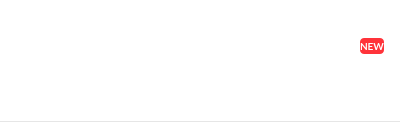
<?xml version="1.0" encoding="UTF-8"?>
<ui version="4.0">
 <class>AlertItem</class>
 <widget class="QWidget" name="AlertItem">
  <property name="geometry">
   <rect>
    <x>0</x>
    <y>0</y>
    <width>400</width>
    <height>122</height>
   </rect>
  </property>
  <property name="minimumSize">
   <size>
    <width>350</width>
    <height>122</height>
   </size>
  </property>
  <property name="maximumSize">
   <size>
    <width>400</width>
    <height>122</height>
   </size>
  </property>
  <property name="windowTitle">
   <string/>
  </property>
  <property name="styleSheet">
   <string notr="true">#AlertItem
{
background-color: #FFFFFF;
}</string>
  </property>
  <layout class="QVBoxLayout" name="verticalLayout">
   <property name="spacing">
    <number>10</number>
   </property>
   <property name="leftMargin">
    <number>0</number>
   </property>
   <property name="topMargin">
    <number>0</number>
   </property>
   <property name="rightMargin">
    <number>0</number>
   </property>
   <property name="bottomMargin">
    <number>0</number>
   </property>
   <item>
    <widget class="QWidget" name="widget_2" native="true">
     <property name="minimumSize">
      <size>
       <width>0</width>
       <height>0</height>
      </size>
     </property>
     <property name="maximumSize">
      <size>
       <width>16777215</width>
       <height>16777215</height>
      </size>
     </property>
     <layout class="QVBoxLayout" name="verticalLayout_2">
      <property name="spacing">
       <number>0</number>
      </property>
      <property name="leftMargin">
       <number>0</number>
      </property>
      <property name="topMargin">
       <number>10</number>
      </property>
      <property name="rightMargin">
       <number>0</number>
      </property>
      <property name="bottomMargin">
       <number>0</number>
      </property>
      <item>
       <widget class="QWidget" name="wTitle" native="true">
        <layout class="QHBoxLayout" name="horizontalLayout_4">
         <property name="leftMargin">
          <number>21</number>
         </property>
         <property name="topMargin">
          <number>0</number>
         </property>
         <property name="rightMargin">
          <number>16</number>
         </property>
         <property name="bottomMargin">
          <number>0</number>
         </property>
         <item>
          <widget class="QPushButton" name="bNotificationIcon">
           <property name="minimumSize">
            <size>
             <width>10</width>
             <height>8</height>
            </size>
           </property>
           <property name="maximumSize">
            <size>
             <width>10</width>
             <height>8</height>
            </size>
           </property>
           <property name="styleSheet">
            <string notr="true">#bNotificationIcon
{
border: none;
}</string>
           </property>
           <property name="text">
            <string/>
           </property>
           <property name="icon">
            <iconset>
             <normalon>:/images/share_arrow.png</normalon>
            </iconset>
           </property>
           <property name="iconSize">
            <size>
             <width>10</width>
             <height>8</height>
            </size>
           </property>
          </widget>
         </item>
         <item>
          <widget class="QLabel" name="lTitle">
           <property name="styleSheet">
            <string notr="true"/>
           </property>
           <property name="text">
            <string/>
           </property>
          </widget>
         </item>
        </layout>
       </widget>
      </item>
      <item>
       <widget class="QWidget" name="widget" native="true">
        <property name="minimumSize">
         <size>
          <width>0</width>
          <height>40</height>
         </size>
        </property>
        <property name="maximumSize">
         <size>
          <width>16777215</width>
          <height>40</height>
         </size>
        </property>
        <layout class="QHBoxLayout" name="horizontalLayout">
         <property name="leftMargin">
          <number>16</number>
         </property>
         <property name="topMargin">
          <number>0</number>
         </property>
         <property name="rightMargin">
          <number>16</number>
         </property>
         <property name="bottomMargin">
          <number>0</number>
         </property>
         <item>
          <widget class="QStackedWidget" name="sIconWidget">
           <property name="minimumSize">
            <size>
             <width>24</width>
             <height>24</height>
            </size>
           </property>
           <property name="maximumSize">
            <size>
             <width>24</width>
             <height>24</height>
            </size>
           </property>
           <property name="currentIndex">
            <number>0</number>
           </property>
           <widget class="QWidget" name="pContact">
            <layout class="QHBoxLayout" name="horizontalLayout_3">
             <property name="spacing">
              <number>0</number>
             </property>
             <property name="leftMargin">
              <number>0</number>
             </property>
             <property name="topMargin">
              <number>0</number>
             </property>
             <property name="rightMargin">
              <number>0</number>
             </property>
             <property name="bottomMargin">
              <number>0</number>
             </property>
             <item>
              <widget class="AvatarWidget" name="wAvatarContact" native="true">
               <property name="minimumSize">
                <size>
                 <width>24</width>
                 <height>24</height>
                </size>
               </property>
               <property name="maximumSize">
                <size>
                 <width>24</width>
                 <height>24</height>
                </size>
               </property>
              </widget>
             </item>
            </layout>
           </widget>
           <widget class="QWidget" name="pSharedFolder">
            <layout class="QHBoxLayout" name="horizontalLayout_2">
             <property name="spacing">
              <number>0</number>
             </property>
             <property name="leftMargin">
              <number>0</number>
             </property>
             <property name="topMargin">
              <number>0</number>
             </property>
             <property name="rightMargin">
              <number>0</number>
             </property>
             <property name="bottomMargin">
              <number>0</number>
             </property>
             <item>
              <widget class="QPushButton" name="bSharedFolder">
               <property name="minimumSize">
                <size>
                 <width>24</width>
                 <height>24</height>
                </size>
               </property>
               <property name="maximumSize">
                <size>
                 <width>24</width>
                 <height>24</height>
                </size>
               </property>
               <property name="styleSheet">
                <string notr="true">#bSharedFolder
{
border: none;
}</string>
               </property>
               <property name="text">
                <string/>
               </property>
               <property name="iconSize">
                <size>
                 <width>24</width>
                 <height>24</height>
                </size>
               </property>
              </widget>
             </item>
            </layout>
           </widget>
          </widget>
         </item>
         <item>
          <widget class="QLabel" name="lHeading">
           <property name="styleSheet">
            <string notr="true">#lHeading 
{ 
font-family: &quot;Lato&quot;; 
font-size: 16px; 
color: #333333; 
font-weight: bold;
}</string>
           </property>
           <property name="text">
            <string/>
           </property>
          </widget>
         </item>
         <item>
          <spacer name="horizontalSpacer">
           <property name="orientation">
            <enum>Qt::Horizontal</enum>
           </property>
           <property name="sizeHint" stdset="0">
            <size>
             <width>40</width>
             <height>20</height>
            </size>
           </property>
          </spacer>
         </item>
         <item>
          <widget class="QLabel" name="lNew">
           <property name="sizePolicy">
            <sizepolicy hsizetype="Minimum" vsizetype="Minimum">
             <horstretch>0</horstretch>
             <verstretch>0</verstretch>
            </sizepolicy>
           </property>
           <property name="maximumSize">
            <size>
             <width>16777215</width>
             <height>16</height>
            </size>
           </property>
           <property name="styleSheet">
            <string notr="true">#lNew
{
background-color: #FF333A;
color: #FFFFFF;
font-weight: bold;
font-family: Lato;
font-size: 10px;
border-radius: 4px;
}</string>
           </property>
           <property name="text">
            <string>NEW</string>
           </property>
           <property name="alignment">
            <set>Qt::AlignCenter</set>
           </property>
           <property name="margin">
            <number>4</number>
           </property>
          </widget>
         </item>
        </layout>
       </widget>
      </item>
      <item>
       <widget class="QLabel" name="lDesc">
        <property name="minimumSize">
         <size>
          <width>0</width>
          <height>30</height>
         </size>
        </property>
        <property name="styleSheet">
         <string notr="true">#lDesc
{
font-family: Lato;
margin-left: 16px;
margin-right: 16px;
font-size: 14px;
}</string>
        </property>
        <property name="text">
         <string/>
        </property>
        <property name="textFormat">
         <enum>Qt::RichText</enum>
        </property>
        <property name="wordWrap">
         <bool>true</bool>
        </property>
       </widget>
      </item>
      <item>
       <widget class="QLabel" name="lTimeStamp">
        <property name="styleSheet">
         <string notr="true">#lTimeStamp
{
	color: #777777;
	font-family: Lato;
	font-size: 12px;
	margin-left: 16px;
    margin-right: 16px;
}</string>
        </property>
        <property name="text">
         <string/>
        </property>
       </widget>
      </item>
     </layout>
    </widget>
   </item>
   <item>
    <widget class="QWidget" name="wSeparator" native="true">
     <property name="minimumSize">
      <size>
       <width>400</width>
       <height>1</height>
      </size>
     </property>
     <property name="maximumSize">
      <size>
       <width>400</width>
       <height>1</height>
      </size>
     </property>
     <property name="styleSheet">
      <string notr="true">#wSeparator
{
	background-color: rgba(0,0,0,0.1);
}</string>
     </property>
    </widget>
   </item>
  </layout>
 </widget>
 <customwidgets>
  <customwidget>
   <class>AvatarWidget</class>
   <extends>QWidget</extends>
   <header>AvatarWidget.h</header>
   <container>1</container>
  </customwidget>
 </customwidgets>
 <resources/>
 <connections/>
</ui>
